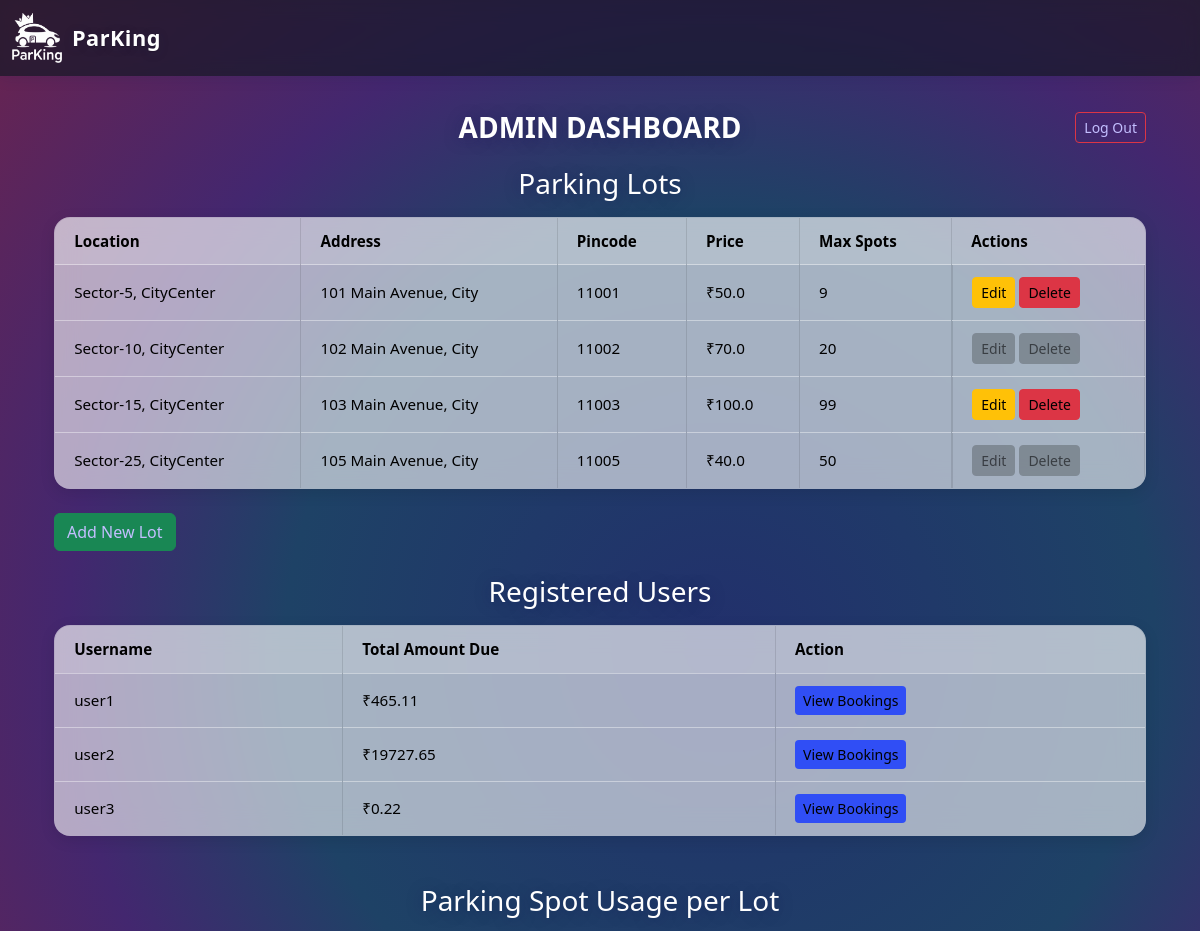
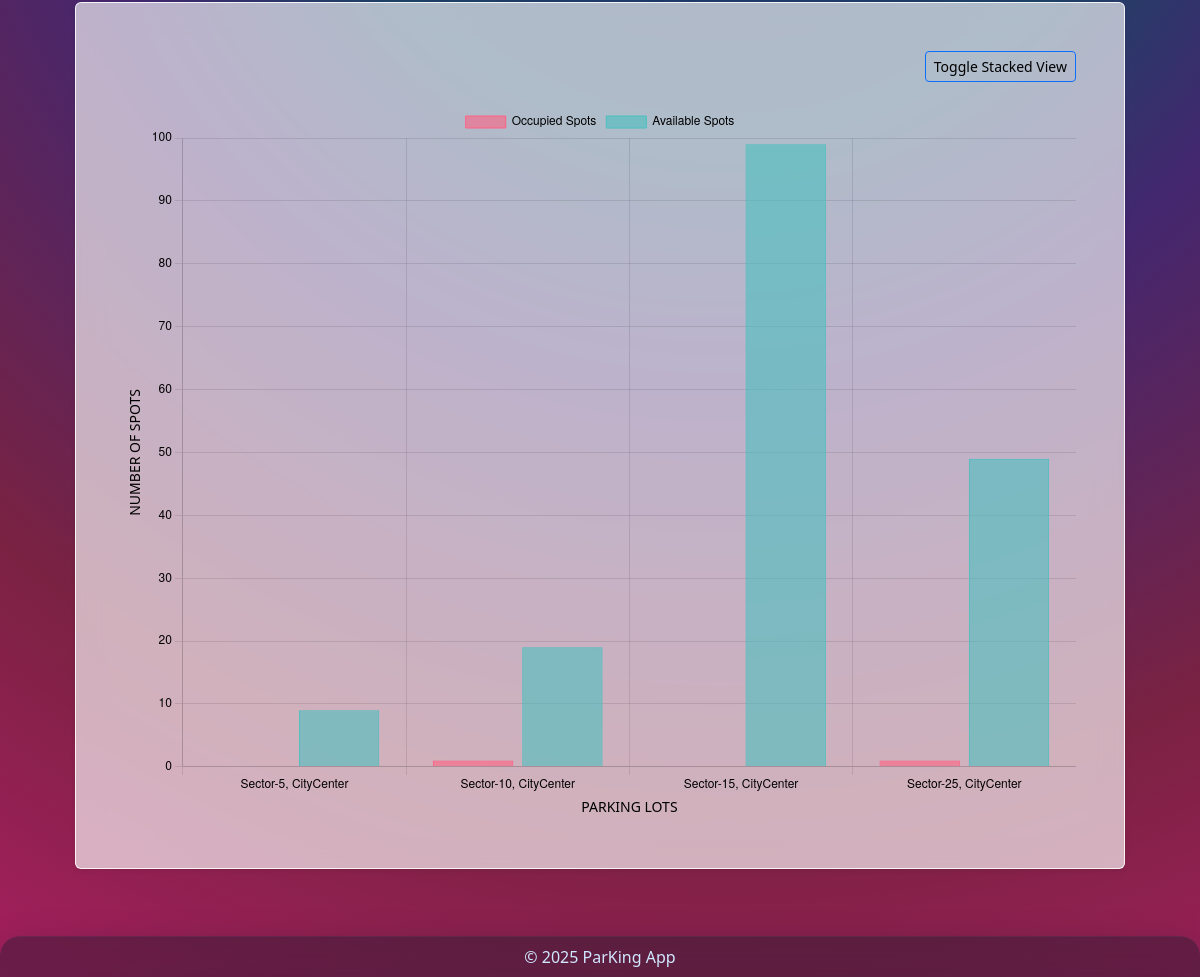
The app's page /admin/dashboard (signed in) with its own data (2 pictures, top to bottom).
### controllers/database.py (models this page shows)
class ParkingLot(db.Model):
    id = db.Column(db.Integer, primary_key=True)
    location = db.Column(db.String(120), nullable=False)
    prices = db.Column(db.Float, nullable=False)
    address = db.Column(db.String(200), nullable=False)
    pincode = db.Column(db.String(10), nullable=False)
    max_spots = db.Column(db.Integer, nullable=False)
    spots = db.relationship('ParkingSpot', backref='parking_lot', cascade='all, delete-orphan', lazy=True)

class User(db.Model):
    id = db.Column(db.Integer, primary_key=True)
    username = db.Column(db.String(80), unique=True, nullable=False)
    password = db.Column(db.String(120), nullable=False)
    current_booking_id = db.Column(db.Integer, nullable=False, default=0)
    reservations = db.relationship('Reservation', backref='user', cascade='all, delete-orphan', lazy=True)

### app.py (the view)
@app.route('/admin/dashboard')
def admin_dashboard():
    if 'admin_id' not in session:
        flash("Please log in as admin to access dashboard.", "danger")
        return redirect(url_for('admin_login'))
    lots = ParkingLot.query.all()
    users = User.query.all()
    lot_labels = []
    occupied_data = []
    available_data = []
    for lot in lots:
        lot_labels.append(lot.location)
        occupied_spots = sum(1 for spot in lot.spots if spot.status == 'O')
        available_spots = lot.max_spots - occupied_spots
        occupied_data.append(occupied_spots)
        available_data.append(available_spots)
    user_payments = {}
    for user in users:
        total_payment = 0.0
        bookings = Reservation.query.filter_by(user_id=user.id).all()
        for booking in bookings:
            if booking.end_time:  # only if finished
                duration = (booking.end_time - booking.start_time).total_seconds() / 3600
                rate = booking.spot.parking_lot.prices  # price per hour
                total_payment += duration * rate
        user_payments[user.id] = round(total_payment, 2)
    user_id = request.args.get('user_id')
    selected_user = None
    user_bookings = []
    if user_id:
        selected_user = User.query.get(user_id)
        if selected_user:
            user_bookings = Reservation.query.filter_by(user_id=user_id).order_by(Reservation.start_time.desc()).all()
    return render_template(
        'admin_dashboard.html',
        lots=lots,
        users=users,
        lot_labels=lot_labels,
        occupied_data=occupied_data,
        available_data=available_data,
        selected_user=selected_user,
        user_bookings=user_bookings,
        user_payments=user_payments  # pass to template
    )

### templates/admin_dashboard.html (shortened to what this page needs)
{% extends "layout.html" %}
{% block content %}
<div class="container py-4">
  <div class="d-flex justify-content-between align-items-center mb-4 position-relative">
    <h2 class="m-0 position-absolute top-50 start-50 translate-middle text-center"
        style="color:black; font-weight:700; font-size:1.75rem;">
      ADMIN DASHBOARD
    </h2>
    <a href="{{ url_for('admin_logout') }}" class="btn btn-outline-danger btn-sm ms-auto">Log Out</a>
  </div>
  <h4 class="mb-3 text-center" style="color:black; font-weight: 500; font-size: 1.75rem;">Parking Lots</h4>
  <table class="table table-bordered mb-4 frosted-glass">
    <thead>
      <tr>
        <th>Location</th>
        <th>Address</th>
        <th>Pincode</th>
        <th>Price</th>
        <th>Max Spots</th>
        <th>Actions</th>
      </tr>
    </thead>
    <tbody>
      {% for lot in lots %}
      {% set occupied_spots = lot.spots | selectattr('status', 'equalto', 'O') | list | length %}
      <tr>
        <td>{{ lot.location }}</td>
        <td>{{ lot.address }}</td>
        <td>{{ lot.pincode }}</td>
        <td>₹{{ lot.prices }}</td>
        <td>{{ lot.max_spots }}</td>
        <td class="d-flex gap-1">
          {% if occupied_spots == 0 %}
            <a href="{{ url_for('admin_edit_lot', lot_id=lot.id) }}" class="btn btn-sm btn-warning">Edit</a>
            <form action="{{ url_for('admin_delete_lot', lot_id=lot.id) }}" method="POST" onsubmit="return confirm('Are you sure you want to delete this lot?');" style="display:inline;">
              <button type="submit" class="btn btn-sm btn-danger">Delete</button>
            </form>
          {% else %}
            <button class="btn btn-sm btn-secondary" disabled>Edit</button>
            <button class="btn btn-sm btn-secondary" disabled>Delete</button>
          {% endif %}
        </td>
      </tr>
      {% endfor %}
    </tbody>
  </table>
  <a href="{{ url_for('admin_add_lot') }}" class="btn btn-success mb-4">Add New Lot</a>
<h4 class="mb-3 text-center" style="color:black; font-weight: 500; font-size: 1.75rem;">Registered Users</h4>
<table class="table table-bordered frosted-glass mb-5">
  <thead>
    <tr>
      <th>Username</th>
      <th>Total Amount Due</th>
      <th>Action</th>
    </tr>
  </thead>
  <tbody>
    {% for user in users %}
    <tr>
      <td>{{ user.username }}</td>
      <td>₹{{ user_payments[user.id] }}</td>
      <td>
        <a href="{{ url_for('admin_dashboard') }}?user_id={{ user.id }}" class="btn btn-info btn-sm">
          View Bookings
        </a>
      </td>
    </tr>
    {% endfor %}
  </tbody>
</table>
  <h4 class="mt-5 mb-3 text-center" style="color:black; font-weight: 500; font-size: 1.75rem;">
    Parking Spot Usage per Lot
  </h4>
  <div class="mx-auto frosted-glass p-5 rounded shadow-sm" style="max-width: 1050px; color: black;">
    <div class="d-flex justify-content-end mb-4">
      <button id="toggleView" class="btn btn-outline-primary btn-sm">Toggle Stacked View</button>
    </div>
    <canvas id="lotChart" height="225" style="max-width: 100%;"></canvas>
  </div>
  <script>
    const ctx = document.getElementById('lotChart').getContext('2d');
    const data = {
      labels: {{ lot_labels|tojson|safe }},
      datasets: [
        {
          label: 'Occupied Spots',
          data: {{ occupied_data|tojson|safe }},
          backgroundColor: 'rgba(255, 99, 132, 0.6)',
          borderColor: 'rgba(255, 99, 132, 1)',
          borderWidth: 1
        },
        {
          label: 'Available Spots',
          data: {{ available_data|tojson|safe }},
          backgroundColor: 'rgba(75, 192, 192, 0.6)',
          borderColor: 'rgba(75, 192, 192, 1)',
          borderWidth: 1
        }
      ]
    };
    const options = {
      responsive: true,
      plugins: {
        title: { display: false },
        legend: { labels: { color: 'black' } }
      },
      scales: {
        x: {
          stacked: false,
          ticks: { color: 'black' },
          grid: { color: 'rgba(0,0,0,0.1)' },
          title: {
            display: true,
            text: 'PARKING LOTS',
            color: 'black',
            font: {
              size: 14,
              weight: 'normal',
              family: "'Segoe UI', Tahoma, Geneva, Verdana, sans-serif",
              style: 'normal',
              lineHeight: 1.2,
              letterSpacing: '0.1em',
              textTransform: 'uppercase'
            }
          }
        },
        y: {
          beginAtZero: true,
          stacked: false,
          ticks: { color: 'black' },
          grid: { color: 'rgba(0,0,0,0.1)' },
          title: {
            display: true,
            text: 'NUMBER OF SPOTS',
            color: 'black',
            font: {
              size: 14,
              weight: 'normal',
              family: "'Segoe UI', Tahoma, Geneva, Verdana, sans-serif",
              style: 'normal',
              lineHeight: 1.2,
              letterSpacing: '0.1em',
              textTransform: 'uppercase'
            }
          }
        }
      }
    };
    const lotChart = new Chart(ctx, {
      type: 'bar',
      data: data,
      options: options
    });
    document.getElementById('toggleView').addEventListener('click', () => {
      const isStacked = lotChart.options.scales.x.stacked;
      lotChart.options.scales.x.stacked = !isStacked;
      lotChart.options.scales.y.stacked = !isStacked;
      lotChart.update();
    });
  </script>
</div>
{% endblock %}

### static/css/style.css (style rules this page uses)
body { background: radial-gradient( circle at 60% 34%, #22306c 0%, #1e4266 30%, #43276f 45%, #7a2242 75%, #a51f5e 100% ), #0a1036; color: #fff; font-family: 'Segoe UI', 'Roboto', Arial, sans-serif; min-height: 100vh; padding-top: 64px; padding-bottom: 60px; }
p, .home-lead, .lead, li, span, div:not(.card):not(.glass-footer):not(.glass-header) { color: #fff !important; }
h1, h2, h3, h4, h5, h6 { color: #fff !important; text-shadow: 0 2px 16px rgba(20, 20, 80, 0.36); }
.btn-info { background: #304ef5; color: #fff; border: none; }
a, .btn-link { color: #c3bfff !important; }
.frosted-glass { background: rgba(255, 255, 255, 0.6); backdrop-filter: blur(14px); -webkit-backdrop-filter: blur(14px); border: 1px solid rgba(255, 255, 255, 0.4); border-radius: 1rem; box-shadow: 0 4px 15px rgba(0, 0, 0, 0.1); color: black !important; }
.frosted-glass * { color: black !important; }
.table.frosted-glass { background: rgba(255, 255, 255, 0.6); border: 1px solid rgba(255, 255, 255, 0.4); backdrop-filter: blur(14px); -webkit-backdrop-filter: blur(14px); border-radius: 1rem; overflow: hidden; color: black !important; }
.table.frosted-glass th, .table.frosted-glass td { background-color: transparent; padding: 0.75rem 1.2rem; font-size: 0.95rem; vertical-align: middle; color: black; border-color: rgba(0, 0, 0, 0.1); }
.table.frosted-glass thead { background-color: rgba(255, 255, 255, 0.15); }

### templates/admin_dashboard.html (style rules this page uses)
.frosted-glass { background: rgba(255, 255, 255, 0.646); backdrop-filter: blur(14px); -webkit-backdrop-filter: blur(14px); border: 1px solid rgba(255, 255, 255, 0.85); color: black !important; border-radius: 1rem; box-shadow: 0 4px 15px rgba(0,0,0,0.1); }
.frosted-glass, .frosted-glass * { color: black !important; }

### records on screen
ParkingLot: location "Sector-5, CityCenter", address "101 Main Avenue, City", pincode "11001", prices "50.0", max_spots "9"
ParkingLot: location "Sector-10, CityCenter", address "102 Main Avenue, City", pincode "11002", prices "70.0", max_spots "20", shows "Edit"
ParkingLot: location "Sector-15, CityCenter", address "103 Main Avenue, City", pincode "11003", prices "100.0", max_spots "99"
ParkingLot: location "Sector-25, CityCenter", address "105 Main Avenue, City", pincode "11005", prices "40.0", max_spots "50", shows "Edit"
User: username "user1", user_payments "465.11"
User: username "user2", user_payments "19727.65"
User: username "user3", user_payments "0.22"

### other values on screen
chart data {{ occupied_data|tojson|safe }} [0, 1, 0, 1]
chart data {{ available_data|tojson|safe }} [9, 19, 99, 49]
